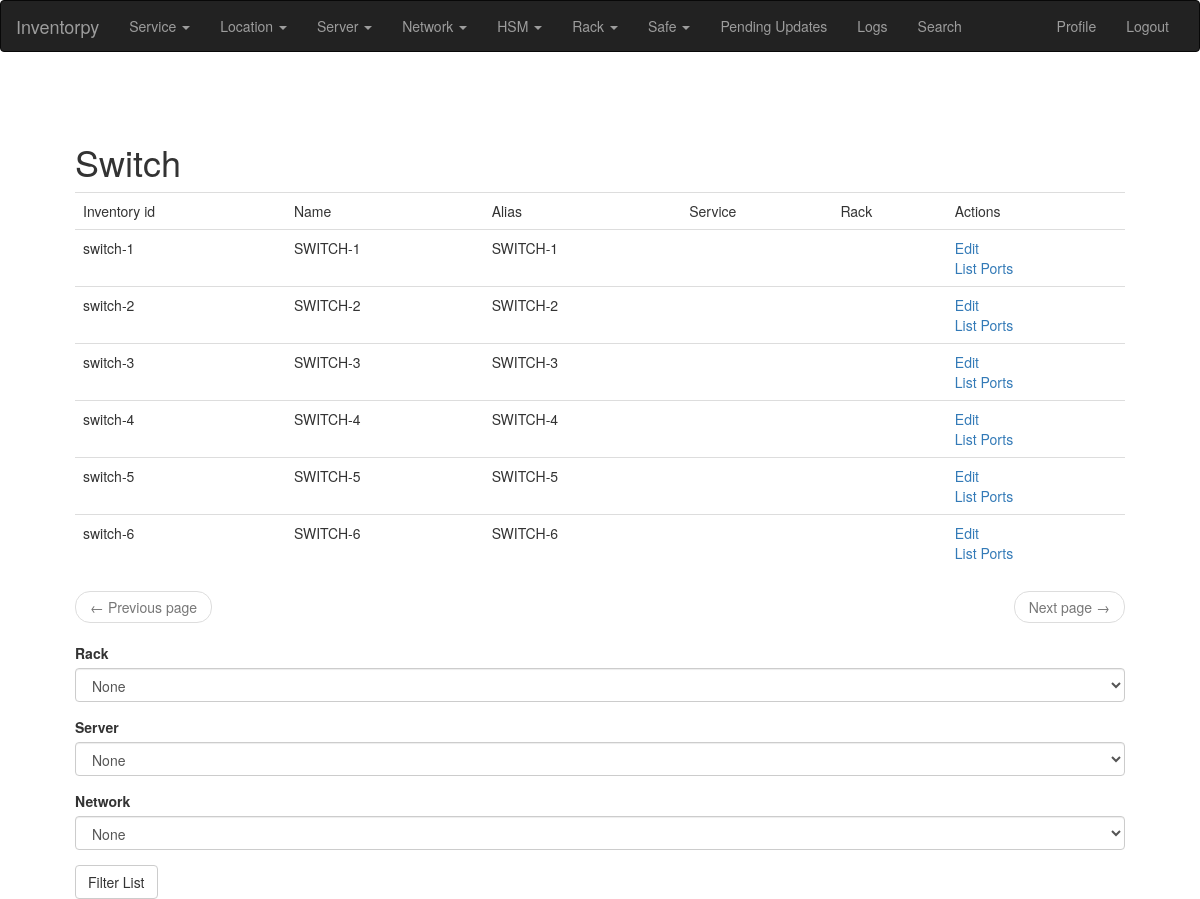
Screenshot of /switch/list/ (signed in) with the database file from the repository.
### app/modules/switch/models.py (models this page shows, shortened)
class Switch(db.Model):
    __tablename__ = "switch"
    __searchable__ = ['name', 'comment', 'status', 'model', 'manufacturer', 'ipaddress', 'alias', 'serial']
    id = db.Column(db.Integer, primary_key=True)
    name = db.Column(db.String(140), unique=True)
    alias = db.Column(db.String(140), unique=True)
    ipaddress = db.Column(db.String(140))
    serial = db.Column(db.String(140))
    manufacturer = db.Column(db.String(140))
    model = db.Column(db.String(140))
    rack_id = db.Column(db.Integer, db.ForeignKey('rack.id'))
    rack = db.relationship('Rack')
    rack_position = db.Column(db.String(10))
    service_id = db.Column(db.Integer, db.ForeignKey('service.id'))
    service = db.relationship('Service')
    status = db.Column(db.String(140))
    support_start = db.Column(db.DateTime)
    support_end = db.Column(db.DateTime)
    comment = db.Column(db.String(2000))
    def inventory_id(self):
        return '{}-{}'.format(self.__class__.__name__.lower(), self.id)

### app/modules/switch/routes.py (the view)
@bp.route('/switch/list/', methods=['GET', 'POST'])
@login_required
def switch_list():
    from app.modules.server.models import Server
    page = request.args.get('page', 1, type=int)
    service_name = request.args.get('service')
    service = Service.query.filter_by(name=service_name).first()
    form = FilterSwitchListForm()
    if request.method == 'POST' and form.validate_on_submit():
        server = Server.query.get(form.server.data)
        rack = Rack.query.get(form.rack.data)
        if server is not None:
            switch_ports = SwitchPort.query.filter_by(server_id=server.id).all()
        elif service is not None:
            switchs = Switch.query.filter_by(service_id=service.id).paginate(
                    page, current_app.config['POSTS_PER_PAGE'], False)
        elif rack is not None:
            switchs = Switch.query.filter_by(rack_id=rack.id).paginate(
                    page, current_app.config['POSTS_PER_PAGE'], False)
        else:
            switchs = Switch.query.order_by(Switch.name).paginate(
                page, current_app.config['POSTS_PER_PAGE'], False)
    else:
        if service is not None:
            switchs = Switch.query.filter_by(service_id=service.id).paginate(
                page, current_app.config['POSTS_PER_PAGE'], False)
        else:
            switchs = Switch.query.order_by(Switch.name).paginate(
                page, current_app.config['POSTS_PER_PAGE'], False)
    next_url = url_for('main.switch_list', page=switchs.next_num) \
        if switchs.has_next else None
    prev_url = url_for('main.switch_list', page=switchs.prev_num) \
        if switchs.has_prev else None
    return render_template('switch.html', title=_('Switch'),
                           switchs=switchs.items, next_url=next_url,
                           prev_url=prev_url, form=form)

### app/modules/switch/forms.py
class FilterSwitchListForm(FlaskForm):
    rack = SelectField(_l('Rack'), coerce=int)
    server = SelectField(_l('Server'), coerce=int)
    network = SelectField(_l('Network'), coerce=int)
    submit = SubmitField(_l('Filter List'))
    def __init__(self, *args, **kwargs):
        super().__init__(*args, **kwargs)
        from app.modules.server.models import Server
        self.rack.choices = [(r.id, r.name_with_location()) for r in Rack.query.order_by(Rack.name).all()]
        self.rack.choices.insert(0, (-1, _l('None')))
        self.server.choices = [(s.id, '{} ({})'.format(s.hostname, s.rack.name)) for s in Server.query.order_by(Server.id).all()]
        self.server.choices.insert(0, (-1, _l('None')))
        self.network.choices = [(n.id, n.name) for n in Network.query.order_by(Network.id).all()]
        self.network.choices.insert(0, (-1, _l('None')))

### app/main/routes.py (called while the page is built)
@bp.before_app_request
def before_request():
    if current_user.is_authenticated:
        current_user.last_seen = datetime.utcnow()
        db.session.commit()
    g.locale = str(get_locale())

### app/models.py (called while the page is built)
@login.user_loader
def load_user(id):
    print(f'regular user loaded for login userid: {id}')
    return User.query.get(int(id))

    def longName(self):
        return '{} / {} / {} / {}'.format(self.place, self.facillity,
                                          self.area, self.position)

### app/modules/rack/models.py (called while the page is built)
    def name_with_location(self):
        return '{} ({})'.format(self.name, self.location.longName())

### app/templates/switch.html (shortened to what this page needs)
{% extends "base.html" %}
{% import 'bootstrap/wtf.html' as wtf %}
{% block app_content %}
{% if switchs %}
<table class="table table-hover">
    <tr>
      <td>{{_('Inventory id')}}</td>
      <td>{{_('Name')}}</td>
      <td>{{_('Alias')}}</td>
      <td>{{_('Service')}}</td>
      <td>{{_('Rack')}}</td>
      <td>{{_('Actions')}}</td>
    </tr>
    {% for s in switchs %}
      <tr>
        <td>
              {{ s.inventory_id() }}
        </td>
        <td>
                {{ s.name }}
        </td>
        <td>
                {{s.alias}}
        </td>
        <td>
        </td>
        <td>
        </td>
        <td>
          <A HREF="{{url_for('main.switch_edit', switch=s.id)}}"> {{ _('Edit') }}</A> <br/>
          <A HREF="{{url_for('main.switch_port_list', switch=s.id)}}"> {{ _('List Ports') }}</A>
        </td>
      </tr>
    {% endfor %}
    </table>
    <nav aria-label="...">
        <ul class="pager">
            <li class="previous{% if not prev_url %} disabled{% endif %}">
                <a href="{{ prev_url or '#' }}">
                    <span aria-hidden="true">&larr;</span> {{ _('Previous page') }}
                </a>
            </li>
            <li class="next{% if not next_url %} disabled{% endif %}">
                <a href="{{ next_url or '#' }}">
                    {{ _('Next page') }} <span aria-hidden="true">&rarr;</span>
                </a>
            </li>
        </ul>
    </nav>
    {% endif %}
    {% if form %}
      {{ wtf.quick_form(form) }}
    {% endif %}
{% endblock %}

### rows the page displays
Switch: inventory_id "switch-1", name "SWITCH-1", alias "SWITCH-1"
Switch: inventory_id "switch-2", name "SWITCH-2", alias "SWITCH-2"
Switch: inventory_id "switch-3", name "SWITCH-3", alias "SWITCH-3"
Switch: inventory_id "switch-4", name "SWITCH-4", alias "SWITCH-4"
Switch: inventory_id "switch-5", name "SWITCH-5", alias "SWITCH-5"
Switch: inventory_id "switch-6", name "SWITCH-6", alias "SWITCH-6"

### other values shown
{{ title }} "Switch"
